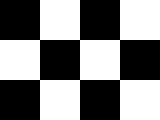
#> input picture Harris Corner Detection/input/check.bmp, 160 x 120 px
$ python Code.py   (older library calls are emulated)
#> lines starting #> are read from the running program, lines starting #| are printed output that depends on the picture; after the words box and inside, x2 and y2 are one past the last pixel; in counts of white or black regions, pixels touching at a corner belong together
### Harris Corner Detection/Utilities.py
import cv2
import numpy as np

def get_gradients_xy(img, ksize):
    #CV_16S will keep the sign of the edges
    sobelx = cv2.Sobel(img, cv2.CV_16S, 1, 0, ksize=ksize)
    sobely = cv2.Sobel(img, cv2.CV_16S, 0, 1, ksize=ksize)
    sobelx = np.absolute(sobelx)
    sobely = np.absolute(sobely)
    sobelx = np.uint8(sobelx)
    sobely = np.uint8(sobely)
    return sobelx, sobely


def rescale(img, min,max):
    ## Student Code ~ 2 lines of code for img normalization

    for i in range(img.shape[1]):
        img[:, i] = ((img[:, i] - np.min(img[:, i])) / (np.max(img[:, i]) - np.min(img[:, i]))) * (max - min) + min


    ## End of Student Code
    return img

### Harris Corner Detection/Code.py
import Utilities as utl
import cv2
import numpy as np
import matplotlib.pyplot as plt


def NonMaximalSuppression(img, radius):

    MyIndices = []

    for i in range(0,img.shape[0]):
        for j in range(0,img.shape[1]):
            if i+1 <img.shape[0] and j+1 <img.shape[1]:
                MyIndices.append([[i, j], [i, j + 1], [i + 1, j], [i + 1, j + 1]])


    for imglen in range(len(MyIndices)):
        MaxVal = 0
        MaxIndexi = 0
        MaxIndexj = 0
        for r in range(radius*radius):
            i = MyIndices[imglen][r][0]
            j = MyIndices[imglen][r][1]
            if img[i,j] > MaxVal:
                MaxVal = img[i,j]
                MaxIndexi = i
                MaxIndexj = j

        #Setting Values
        for rad in range(radius*radius):
            i = MyIndices[imglen][rad][0]
            j = MyIndices[imglen][rad][1]
            if i == MaxIndexi and j == MaxIndexj:
                img[MaxIndexi,MaxIndexj] = 255
            else:
                img[i, j] = 0
        # [11 lines of commented-out code are left out]


    """
    consider only the max value "Let it 255"
    within window of size(radious x radious)
    around each pixel and assume all other value with 0
    """

    return img

"""
Sample Input: Input/chessboard.jpg
Test Input: Input/*
Steps:
1- Gradients in both the X and Y directions.
2- Smooth the derivative a little using gaussian (can be any other smoothing)
3- Calculate R:
    3.1 Loop on each pixel:
    3.2 Calculate M for each pixel:
        3.2.1 calculate a11=Gx^2, a12=GxGy, a21=GxGy, a22=Gy^2
    3.3 Calculate Det_M = np.linalg.det(a) or Det_M = a11*a22 - a12*a21; and trace=a11+a22
    3.4 Calculate Response at this pixel = det-k*trace^2
    3.5 Display the result, but make sure to re-scale the data in the range 0 to 255
4- Threshold and Non-Maximal Suppression

"""
def harris(img, verbose=True):
    # 1- gradients in both the X and Y directions.
    Gx, Gy = utl.get_gradients_xy(img, 5)

    if verbose:
        cv2.imshow("Gradients", np.hstack([Gx, Gy]))

    Gx = cv2.GaussianBlur(Gx,(5,5),3)
    Gy = cv2.GaussianBlur(Gy,(5,5),3)

    #End of Student Code

    cv2.imshow("Blured", np.hstack([Gx, Gy]))
    cv2.waitKey(0)
    cv2.destroyAllWindows()

    # 3- Calculate R:
    R = np.zeros(img.shape)
    k = 0.04

    # 	3.1 Loop on each pixel:
    for i in range(len(Gx)):
        for j in range(len(Gx[i])):
            a11 = Gx[i,j] * Gx[i,j]
            a12 = Gx[i,j] * Gy[i,j]
            a21 = Gx[i,j] * Gy[i,j]
            a22 = Gy[i,j] * Gy[i,j]
            # 3.2 Calculate M for each pixel:
            #     M = [[a11, a12],
            #          [a21, a22]]
            # where a11=Gx^2, a12=GxGy, a21=GxGy, a22=Gy^2

            #Student Code ~ 1 line of code
            M = np.array([[a11 , a12],
                          [a21 , a22]])

            #End of Student Code


            # 3.3 Calculate Det_M
            # Hint: use np.linalg.det(a) or Det(a) = a11*a22 - a12*a21;
            # Student Code ~ 1 line of code
            Det_M = np.linalg.det(M)

            # End of Student Code

            # 3.4 Calculate Response at this pixel = det-k*trace^2
            # where trace=a11+a22
            trace = a11 + a22

            #Student Code ~ 1 line of code
            R[i,j] = Det_M - k*(trace*trace)


            #End of Student Code

    # 4 Display the result, but make sure to re-scale the data in the range 0 to 255
    R = utl.rescale(R, 0, 255)
    #print(R)
    plt.imshow(R, cmap="gray")


    # 5- Threshold and Non-Maximal Suppression
    # If We Have Threshold  = 255
    Threshold = 180
    for i in range(R.shape[0]):
        for j in range(R.shape[1]):
            if R[i,j] > Threshold:
                continue
            else:
                R[i,j] = 0

    # End of Student Code

    R = NonMaximalSuppression(R, 2)
    return R

img_pairs = [['check.bmp', 'check_rot.bmp']]


dir = 'input/'
i = 0

for img1,img2 in img_pairs:
    i += 1
    image1 = cv2.imread(dir+img1, 0)
#> image1: shape (120, 160); 50% white; 1 white region, box (x1, y1, x2, y2) and area: (0, 0, 160, 120) 9600
    image2 = cv2.imread(dir+img2 , 0)
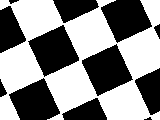
#> input picture Harris Corner Detection/input/check_rot.bmp, 160 x 120 px
#> image2 is the input picture: shape (120, 160); min 0, max 255, mean 137.7
    r1 = harris(image1)
#> the loop in harris, `for i in range(len(Gx)):` made 120 passes
#> after the loop in harris, `for i in range(R.shape[0]):`:
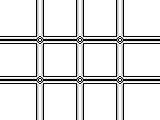
#> R: shape (120, 160) float64; min 0, max 255, mean 225.7
#> after the loop in NonMaximalSuppression, `for imglen in range(len(MyIndices)):`: img: shape (120, 160) float64; 22.7% white in thin lines or dots
    r2 = harris(image2)
#> call 2 of harris, with verbose = True
#> in harris (call 2), `cv2.imshow("Blured", np.hstack([Gx, Gy]))`:
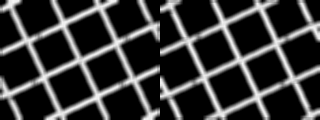
#> window 'Blured': shape (120, 320); min 0, max 247, mean 57
#> the loop in harris (call 2), `for i in range(len(Gx)):` made 120 passes
#> after the loop in harris (call 2), `for i in range(len(Gx)):`:
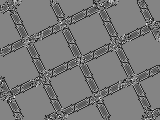
#> R: shape (120, 160) float64; min -64004, max 59638.9, mean -5474; drawn with min black and max white
#> call 2 of rescale, with min = 0, max = 255
#> after the loop in rescale (call 2), `for i in range(img.shape[1]):`:
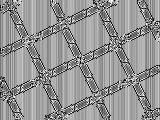
#> img: shape (120, 160) float64; min 0, max 255, mean 147.9
#> after the loop in harris (call 2), `for i in range(R.shape[0]):`:
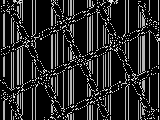
#> R: shape (120, 160) float64; min 0, max 255, mean 41.2
#> call 2 of NonMaximalSuppression, with radius = 2
#> after the loop in NonMaximalSuppression (call 2), `for imglen in range(len(MyIndices)):`:
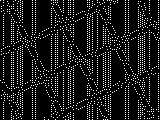
#> img: shape (120, 160) float64; 9.9% white in thin lines or dots

    plt.figure(i)
    plt.subplot(221), plt.imshow(image1, cmap='gray')
    plt.subplot(222), plt.imshow(image2, cmap='gray')
    plt.subplot(223), plt.imshow(r1, cmap='gray')
    plt.subplot(224), plt.imshow(r2, cmap='gray')
    plt.show()
